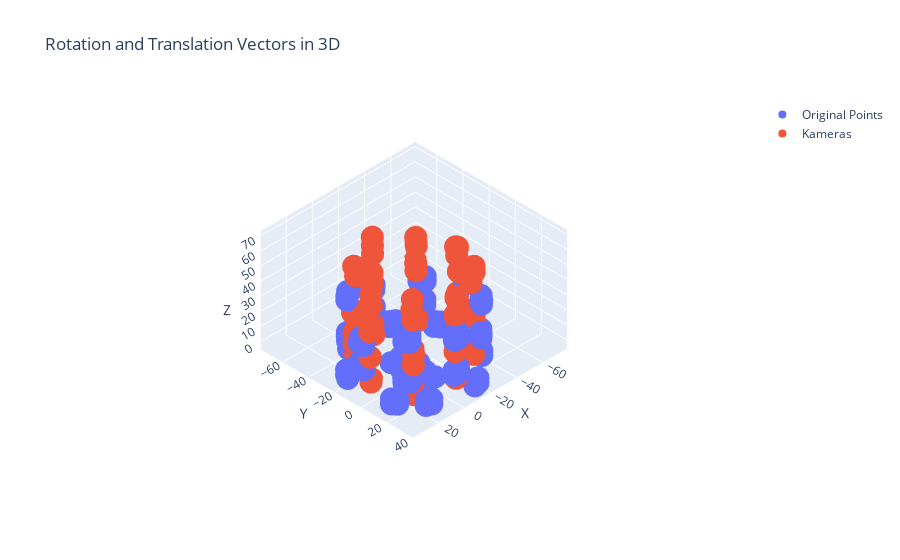

Here is the notebook cell this chart was saved with:
### Markdown cell above
#### Kontrolle

### Code cell
wolke_zeigen(coords, pictures)
